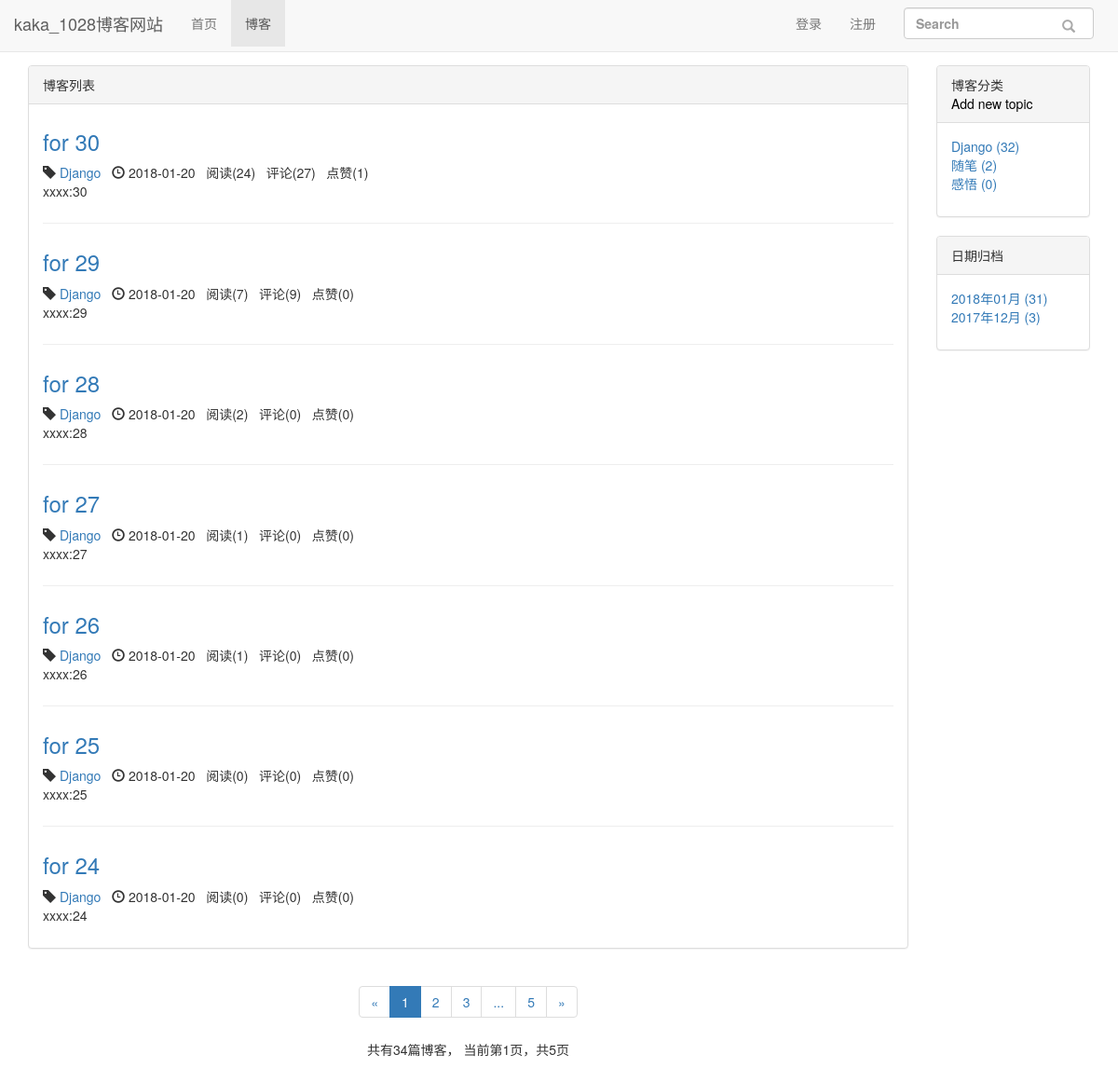
Screenshot of /blog/ with the database file from the repository.
### blog/models.py (models this page shows, shortened)
class Blog(models.Model, ReadNumExpandMethod):
    title = models.CharField(max_length=50)
    blog_type = models.ForeignKey(BlogType, on_delete=models.CASCADE)
    content = RichTextUploadingField()
    author = models.ForeignKey(User, on_delete=models.CASCADE)
    read_details = GenericRelation(ReadDetail)
    created_time = models.DateTimeField(auto_now_add=True)
    last_updated_time = models.DateTimeField(auto_now=True)
    class Meta:
        ordering = ['-created_time']

class BlogType(models.Model):
    type_name = models.CharField(max_length=15)
    def __str__(self):
        return self.type_name

### read_statistics/models.py (models this page shows)
class ReadNum(models.Model):
    read_num = models.IntegerField(default=0)
    content_type = models.ForeignKey(ContentType, on_delete=models.CASCADE)
    object_id = models.PositiveIntegerField()
    content_object = GenericForeignKey('content_type', 'object_id')

### likes/models.py (models this page shows)
class LikeCount(models.Model):
    content_type = models.ForeignKey(ContentType, on_delete=models.CASCADE)
    object_id = models.PositiveIntegerField()
    content_object = GenericForeignKey('content_type', 'object_id')
    liked_num = models.IntegerField(default=0)

### blog/views.py (the view)
# urls.py: path('', views.blog_list, name='blog_list'),
def blog_list(request):
    blogs_all_list = Blog.objects.all()
    context = get_blog_list_common_data(request, blogs_all_list)
    return render(request, 'blog/blog_list.html', context)

### comment/templatetags/comment_tags.py (called while the page is built)
@register.simple_tag
def get_comment_count(obj):
    content_type = ContentType.objects.get_for_model(obj)
    return Comment.objects.filter(content_type=content_type, object_id=obj.pk).count()

### likes/templatetags/likes_tags.py (called while the page is built)
@register.simple_tag
def get_like_count(obj):
    content_type = ContentType.objects.get_for_model(obj)
    like_count, created = LikeCount.objects.get_or_create(content_type=content_type, object_id=obj.pk)
    return like_count.liked_num

### read_statistics/models.py (called while the page is built)
    def get_read_num(self):
        try:
            ct = ContentType.objects.get_for_model(self)
            readnum = ReadNum.objects.get(content_type=ct, object_id=self.pk)
            return readnum.read_num
        except exceptions.ObjectDoesNotExist:
            return 0

### blog/templates/blog/blog_list.html (shortened to what this page needs)
{% extends 'base.html' %}
{% block nav_blog_active %}active{% endblock %}
{% load staticfiles %}
{% load comment_tags %}
{% load likes_tags %}
{% block header_extends %}
    <link rel="stylesheet" href="{% static 'blog/blog.css' %}">
{% endblock %}
{% block content %}
    <div class="container">
        <div class="row">
            <div class="col-xs-12 col-sm-8 col-md-9 col-lg-10">
                <div class="panel panel-default">
                    <div class="panel-heading">{% block blog_list_title %}博客列表{% endblock %}
                    </div>
                    <div class="panel-body">
                        {% for blog in blogs %}
                            <div class="blog">
                                <h3><a href="{% url 'blog_detail' blog.pk %}">{{ blog.title }}</a></h3>
                                <p class="blog-info">
                                    <span class="glyphicon glyphicon-tag"></span> <a
                                        href="{% url 'blogs_with_type' blog.blog_type.pk %}">{{ blog.blog_type }}</a>&nbsp;&nbsp;
                                    <span class="glyphicon glyphicon-time"></span> {{ blog.created_time|date:"Y-m-d" }}&nbsp;&nbsp;
                                    阅读({{ blog.get_read_num }})&nbsp;&nbsp;
                                    评论({% get_comment_count blog %})&nbsp;&nbsp;
                                    点赞({% get_like_count blog %})
                                </p>
                                <p>{{ blog.content|striptags|truncatechars:120 }}</p>
                            </div>
                        {% empty %}
                            <div class="blog">
                                <h3>暂无博客，敬请期待</h3>
                            </div>
                        {% endfor %}
                    </div>
                </div>
                <div class="paginator">
                    <ul class="pagination">
                        <li>
                            {% if page_of_blogs.has_previous %}
                                <a href="?page={{ page_of_blogs.previous_page_number }}" aria-label="Previous">
                                    <span aria-hidden="true">&laquo;</span>
                                </a>
                            {% else %}
                                <span aria-hidden="true">&laquo;</span>
                            {% endif %}
                        </li>
                        {% for page_num in page_range %}
                            {% if page_num == page_of_blogs.number %}
                                <li class="active"><span>{{ page_num }}</span></li>
                            {% else %}
                                {% if page_num == '...' %}
                                    <li><span>{{ page_num }}</span></li>
                                {% else %}
                                    <li><a href="?page={{ page_num }}">{{ page_num }}</a></li>
                                {% endif %}
                            {% endif %}
                        {% endfor %}
                        <li>
                            {% if page_of_blogs.has_next %}
                                <a href="?page={{ page_of_blogs.next_page_number }}" aria-label="Next">
                                    <span aria-hidden="true">&raquo;</span>
                                </a>
                            {% else %}
                                <span aria-hidden="true">&raquo;</span>
                            {% endif %}
                        </li>
                    </ul>
                    <p>
                        共有{{ page_of_blogs.paginator.count }}篇博客，
                        当前第{{ page_of_blogs.number }}页，共{{ page_of_blogs.paginator.num_pages }}页
                    </p>
                </div>
            </div>
            <div class="hidden-xs col-sm-4 col-md-3 col-lg-2">
                <div class="panel panel-default">
                    <div class="panel-heading">博客分类
                        <div><a href="{% url 'new_blog_type' %}" style="color:#000">
                            Add new topic</a>
                        </div>
                    </div>
                    <div class="panel-body">
                        <ul class="blog-types">
                            {% for blog_type in blog_types %}
                                <li>
                                    <a href="{% url 'blogs_with_type' blog_type.pk %}">
                                        {{ blog_type.type_name }} ({{ blog_type.blog_count }})
                                    </a>
                                </li>
                            {% empty %}
                                <li>暂无分类</li>
                            {% endfor %}
                        </ul>
                    </div>
                </div>
                <div class="panel panel-default">
                    <div class="panel-heading">日期归档</div>
                    <div class="panel-body">
                        <ul>
                            {% for blog_date, blog_count in blog_dates.items %}
                                <li>
                                    <a href="{% url 'blogs_with_date' blog_date.year blog_date.month %}">
                                        {{ blog_date|date:"Y年m月" }} ({{ blog_count }})
                                    </a>
                                </li>
                            {% endfor %}
                        </ul>
                    </div>
                </div>
            </div>
        </div>
    </div>
{% endblock %}

### templates/base.html (shortened to what this page needs)
{% load staticfiles %}
{% load notifications_tags %}
<!DOCTYPE html>
<html lang="zh-CN">
<head>
    <link rel="stylesheet" href="{% static 'base.css' %}?_=2020032901">
    <link rel="stylesheet" href="{% static 'bootstrap-3.3.7/css/bootstrap.min.css' %}">
    {% block header_extends %}{% endblock %}
</head>
<body>
    <div class="navbar navbar-default navbar-fixed-top" role="navigation">
        <div class="container-fluid">
            <div class="navbar-header">
                <a class="navbar-brand" href="{% url 'home' %}">kaka_1028博客网站</a>
            </div>
            <div id="navbar-collapse" class="collapse navbar-collapse">
                <ul class="nav navbar-nav">
                    <li class="{% block nav_home_active %}{% endblock %}">
                        <a href="{% url 'home' %}">首页</a>
                    </li>
                    <li class="{% block nav_blog_active %}{% endblock %}">
                        <a href="{% url 'blog_list' %}">博客</a>
                    </li>
                </ul>
                <ul class="nav navbar-nav navbar-right">
                    {% if not user.is_authenticated %}
                        <li>
                            {% if request.GET.from %}
                                <a href="{% url 'login' %}?from={{ request.GET.from }}">登录</a>
                            {% else %}
                                <a href="{% url 'login' %}?from={{ request.get_full_path }}">登录</a>
                            {% endif %}
                        </li>
                        <li>
                            {% if request.GET.from %}
                                <a href="{% url 'register' %}?from={{ request.GET.from }}">注册</a>
                            {% else %}
                                <a href="{% url 'register' %}?from={{ request.get_full_path }}">注册</a>
                            {% endif %}
                        </li>
                    {% endif %}
                    <li>
                        <form class="navbar-form search-form" action="{% url 'search' %}">
                            <div class="form-group">
                                <label>
                                    <input type="text" name="wd" class="form-control" placeholder="Search">
                                </label>
                            </div>
                            <button type="submit" class="btn btn-default">
                                <span class="glyphicon glyphicon-search"></span>
                            </button>
                        </form>
                    </li>
                </ul>
            </div>
        </div>
    </div>
    {% block content %}{% endblock %}
</body>
</html>

### static/base.css (style rules this page uses)
* { margin: 0; padding: 0; }
body { margin-top: 70px!important; }
ul { list-style-type: none!important; }
ul.navbar-right { margin-right: 0; }
.search-form { display: flex; width: 100%!important; margin-left: 0!important; }
.search-form .form-group { width: 100%; }
.search-form button[type="submit"] { background: none; border: none; margin-left: -3em; color: #aaa; }

### blog/static/blog/blog.css (style rules this page uses)
ul.blog-types { list-style-type: none; }
div.blog:not(:last-child) { margin-bottom: 2em; padding-bottom: 1em; border-bottom: 1px solid #eee; }
div.blog h3 { margin-top: 0.5em; }
div.blog p.blog-info { margin-bottom: 0; }
div.paginator { text-align: center; }

### rows the page displays
Blog: title "for 30", blog_type "Django", created_time "2018-01-20", get_read_num "24", id "27", id.liked_num "1", content "xxxx:30"
Blog: title "for 29", blog_type "Django", created_time "2018-01-20", get_read_num "7", id "9", id.liked_num "0", content "xxxx:29"
Blog: title "for 28", blog_type "Django", created_time "2018-01-20", get_read_num "2", id "0", id.liked_num "0", content "xxxx:28"
Blog: title "for 27", blog_type "Django", created_time "2018-01-20", get_read_num "1", id "0", id.liked_num "0", content "xxxx:27"
Blog: title "for 26", blog_type "Django", created_time "2018-01-20", get_read_num "1", id "0", id.liked_num "0", content "xxxx:26"
Blog: title "for 25", blog_type "Django", created_time "2018-01-20", get_read_num "0", id "0", id.liked_num "0", content "xxxx:25"
Blog: title "for 24", blog_type "Django", created_time "2018-01-20", get_read_num "0", id "0", id.liked_num "0", content "xxxx:24"
BlogType: type_name "Django", blog_count "32"
BlogType: type_name "随笔", blog_count "2"
BlogType: type_name "感悟", blog_count "0"

### other values shown
{{ page_num }} "1"
{{ page_num }} "2" "3" "5"
{{ page_num }} "..."
{{ page_of_blogs.paginator.count }} "34"
{{ page_of_blogs.number }} "1"
{{ page_of_blogs.paginator.num_pages }} "5"
{{ blog_date|date:"Y年m月" }} "2018年01月" "2017年12月"
{{ blog_count }} "31" "3"
